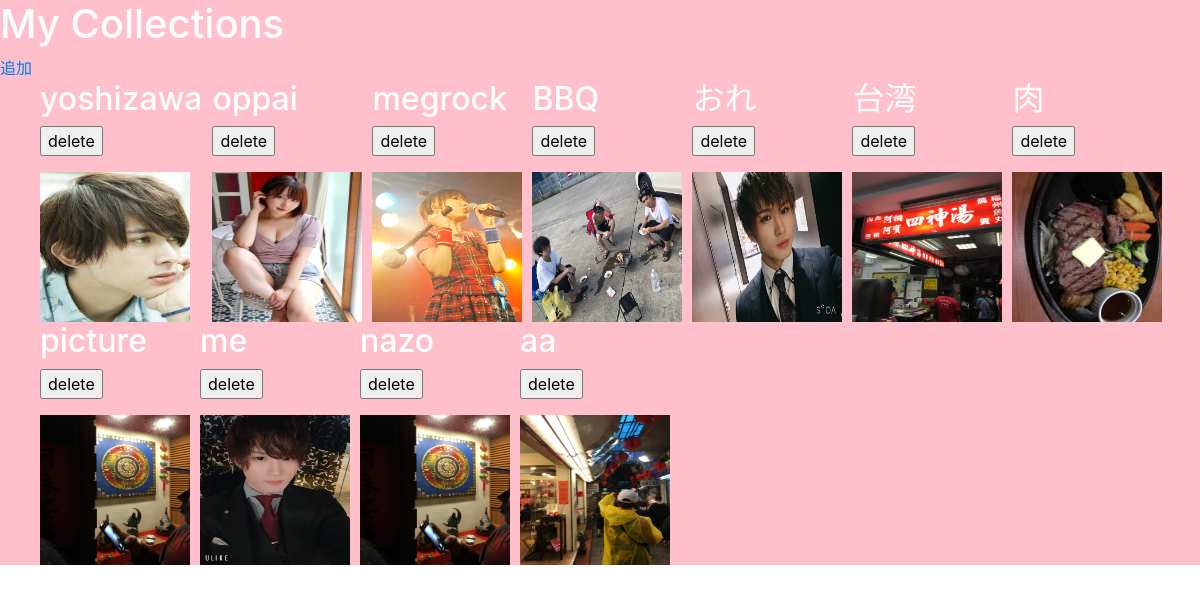
The page / on the database its author committed.
### posts/models.py (models this page shows, shortened)
class Post(models.Model):
    title = models.TextField()
    cover = models.ImageField(upload_to='images/')

### posts/views.py (the view)
# urls.py: path("", HomePageView.as_view(), name="home"),
class HomePageView(ListView):
    model = Post
    template_name = 'home.html'

### posts/templates/home.html (shortened to what this page needs)
{% load static %}
<html>
	<head>
		<link rel="stylesheet" href="https://stackpath.bootstrapcdn.com/bootstrap/4.5.0/css/bootstrap.min.css">
	</head>
	<body>
		<div class="contents_wrapper">
			<h1 class="top_title">My Collections</h1>
			<a href="http://127.0.0.1:8000/post/" title="register">追加</a>
			<ul class="image_flex">
			  {% for post in object_list %}
			  	<div class="contents">
				    <h2 class="post_title">{{ post.title }}</h2>
				    <form action="/deleteTodo/{{ post.id }}/" method="post" accept-charset="utf-8">
				    	<input type="submit" value="delete">
				    </form>
				    <img src="{{ post.cover.url }}" alt="{{ post.title }}" class="img_view">
				</div>
			  {% endfor %}
			</ul>
		</div>
	</body>
</html>

### posts/templates/home.html (style rules this page uses)
.contents_wrapper { background-color: pink; margin: 0; }
.img_view { width: 150px; height: 150px; }
.top_title { color: white; }
.image_flex { display: flex; flex-wrap: wrap; }
.contents { margin-right: 10px; }
.post_title { color: white; }

### rows shown on the page
Post: title "yoshizawa", cover (picture)
Post: title "oppai", cover (picture)
Post: title "megrock", cover (picture)
Post: title "BBQ", cover (picture)
Post: title "おれ", cover (picture)
Post: title "台湾", cover (picture)
Post: title "肉", cover (picture)
Post: title "picture", cover (picture)
Post: title "me", cover (picture)
Post: title "nazo", cover (picture)
Post: title "aa", cover (picture)
